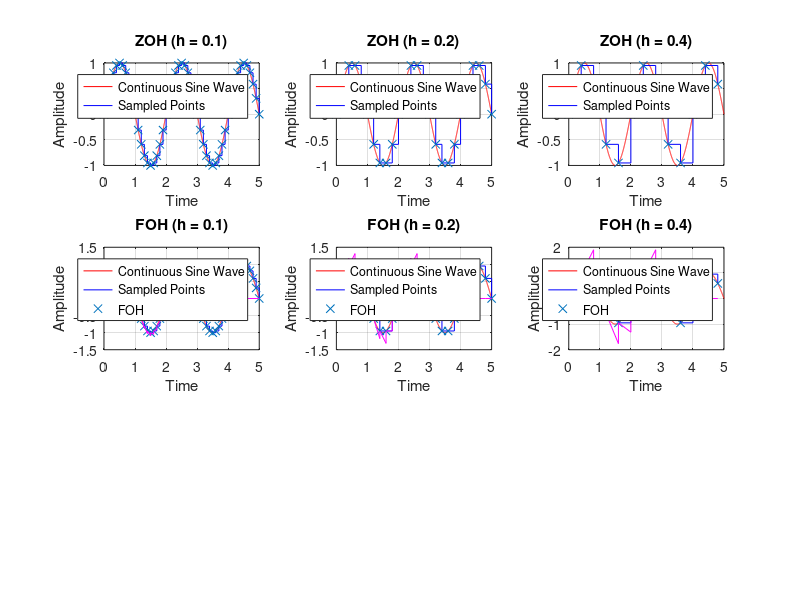

The MATLAB script that drew this image: (Note: this script raises an error after producing the figure.)
close all; clear; clc
    % Parameters
    dt = 0.001;
    t = 0:dt:5;
    h_values = [0.1, 0.2, 0.4];
    
    % Continuous sine wave
    y_t = sin(pi * t);
    
    % Plot
    figure;
    for i = 1:length(h_values)
        h = h_values(i);
        t_h = 0:h:5;
        y_h = sin(pi * t_h);
        
        [x_zoh, y_zoh] = stairs(t_h, y_h);
        y_k = y_zoh(1:2:end);
        x_k = x_zoh(1:2:end);
        
        subplot(3, 3, i);
        plot(t, y_t, 'r', x_zoh, y_zoh, 'b', x_k, y_k, 'x');
        title(['ZOH (h = ', num2str(h), ')']);
        xlabel('Time');
        ylabel('Amplitude');
        legend('Continuous Sine Wave', 'Sampled Points', 'Location', 'best');
        grid on;
    end
    
    for i = 1:length(h_values)
        h = h_values(i);
        t_h = 0:h:5;
        y_h = sin(pi * t_h);
        
        [x_zoh, y_zoh] = stairs(t_h, y_h);
        y_k = y_zoh(1:2:end);
        x_k = x_zoh(1:2:end);
        
        y_foh = zeros(size(y_zoh));
        y_foh(1) = y_k(1);
        y_foh(2) = y_k(2);
        for j = 4:2:(length(x_zoh)-1)
            if j-3 >= 1 && j-1 <= length(y_k)
                y_foh(j-1) = y_zoh(j-1);
                m = (y_zoh(j-1) - y_zoh(j-2));
                y_foh(j) = (m) + y_zoh(j-1);
            end
        end
        
        subplot(3, 3, length(h_values) + i);
        plot(t, y_t, 'r', x_zoh, y_zoh, 'b', x_k, y_k, 'x', x_zoh(1:end-1), y_foh(1:end-1), 'm');
        title(['FOH (h = ', num2str(h), ')']);
        xlabel('Time');
        ylabel('Amplitude');
        legend('Continuous Sine Wave', 'Sampled Points', 'FOH', 'Location', 'best');
        grid on;
    end
    
    for i = 1:length(h_values)
        h = h_values(i);
        t_h = 0:h:5;
        y_h = sin(pi * t_h);
        
        [x_zoh, y_zoh] = stairs(t_h, y_h);
        y_k = y_zoh(1:2:end);
        x_k = x_zoh(1:2:end);
        
        y_soh = zeros(size(y_zoh));
        for j = 4:2:(length(x_zoh)-1)
            if j-3 >= 1 && j-1 <= length(y_k)
                xmin = j - 3; 
                xmax = j - 1;
                xd = [x_zoh(xmin), x_zoh(xmax)];
                fd = [y_k(j-3), y_k(j-1)];
                x = [x_zoh(xmax + 1)];
                y_soh(j-1:j) = Lagrange(x, xd, fd);
            end
        end
        
        subplot(3, 3, 2*length(h_values) + i);
        plot(t, y_t, 'r', x_zoh, y_zoh, 'b', x_k, y_k, 'x', x_zoh(1:end-1), y_soh(1:end-1), 'g');
        title(['SOH (h = ', num2str(h), ')']);
        xlabel('Time');
        ylabel('Amplitude');
        legend('Continuous Sine Wave', 'Sampled Points', 'SOH', 'Location', 'best');
        grid on;
    end

